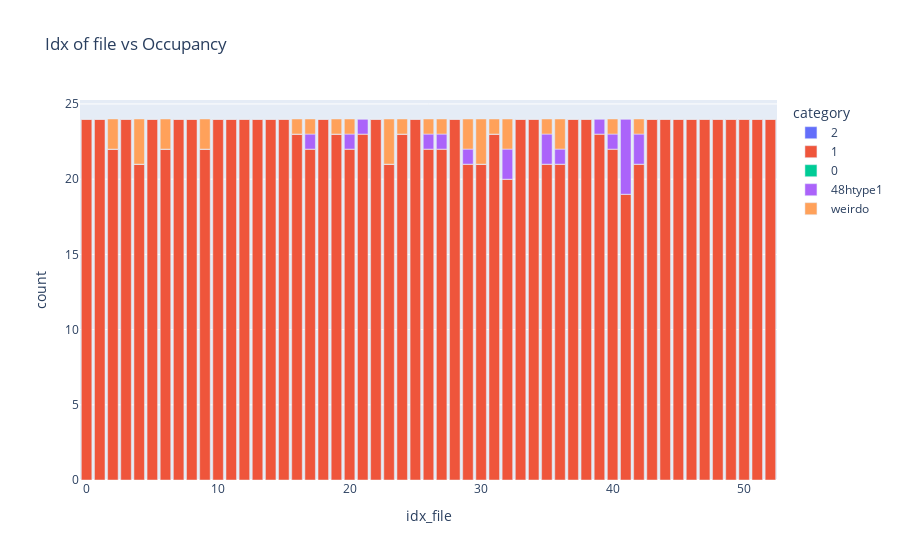

Here is the notebook cell this chart was saved with:
### Code cell
tuple_metainfo = get_tuple_metainfo(coor_structure_init_dict_expanded, litype, el = "Li")
file_loc_important_cols_sorted = file_loc_important_cols.sort_values("toten [eV]", ascending=True).reset_index()
get_occupancy(file_loc_important_cols_sorted, coor_structure_init_dict_expanded, tuple_metainfo, direc_restructure_destination, var_filename = "mapLi", el = "Li")
df = plot_occupancy(file_loc_important_cols_sorted)

### Figure 1 — Plotly figure (JSON) as saved in the notebook; plotly's stock layout.template omitted (floating-point values rounded to 4 significant figures)
{"data": [{"alignmentgroup": "True", "hovertemplate": "category=2<br>idx_file=%{x}<br>count=%{y}<extra></extra>", "legendgroup": "2", "marker": {"color": "#636efa", "pattern": {"shape": ""}}, "name": "2", "offsetgroup": "2", "orientation": "v", "showlegend": true, "textposition": "auto", "type": "bar", "x": [0, 1, 2, 3, 4, 5, 6, 7, 8, 9, 10, 11, 12, 13, 14, 15, 16, 17, 18, 19, 20, 21, 22, 23, 24, 25, 26, 27, 28, 29, 30, 31, 32, 33, 34, 35, 36, 37, 38, 39, 40, 41, 42, 43, 44, 45, 46, 47, 48, 49, 50, 51, 52], "xaxis": "x", "y": [0, 0, 0, 0, 0, 0, 0, 0, 0, 0, 0, 0, 0, 0, 0, 0, 0, 0, 0, 0, 0, 0, 0, 0, 0, 0, 0, 0, 0, 0, 0, 0, 0, 0, 0, 0, 0, 0, 0, 0, 0, 0, 0, 0, 0, 0, 0, 0, 0, 0, 0, 0, 0], "yaxis": "y"}, {"alignmentgroup": "True", "hovertemplate": "category=1<br>idx_file=%{x}<br>count=%{y}<extra></extra>", "legendgroup": "1", "marker": {"color": "#EF553B", "pattern": {"shape": ""}}, "name": "1", "offsetgroup": "1", "orientation": "v", "showlegend": true, "textposition": "auto", "type": "bar", "x": [0, 1, 2, 3, 4, 5, 6, 7, 8, 9, 10, 11, 12, 13, 14, 15, 16, 17, 18, 19, 20, 21, 22, 23, 24, 25, 26, 27, 28, 29, 30, 31, 32, 33, 34, 35, 36, 37, 38, 39, 40, 41, 42, 43, 44, 45, 46, 47, 48, 49, 50, 51, 52], "xaxis": "x", "y": [24, 24, 22, 24, 21, 24, 22, 24, 24, 22, 24, 24, 24, 24, 24, 24, 23, 22, 24, 23, 22, 23, 24, 21, 23, 24, 22, 22, 24, 21, 21, 23, 20, 24, 24, 21, 21, 24, 24, 23, 22, 19, 21, 24, 24, 24, 24, 24, 24, 24, 24, 24, 24], "yaxis": "y"}, {"alignmentgroup": "True", "hovertemplate": "category=0<br>idx_file=%{x}<br>count=%{y}<extra></extra>", "legendgroup": "0", "marker": {"color": "#00cc96", "pattern": {"shape": ""}}, "name": "0", "offsetgroup": "0", "orientation": "v", "showlegend": true, "textposition": "auto", "type": "bar", "x": [0, 1, 2, 3, 4, 5, 6, 7, 8, 9, 10, 11, 12, 13, 14, 15, 16, 17, 18, 19, 20, 21, 22, 23, 24, 25, 26, 27, 28, 29, 30, 31, 32, 33, 34, 35, 36, 37, 38, 39, 40, 41, 42, 43, 44, 45, 46, 47, 48, 49, 50, 51, 52], "xaxis": "x", "y": [0, 0, 0, 0, 0, 0, 0, 0, 0, 0, 0, 0, 0, 0, 0, 0, 0, 0, 0, 0, 0, 0, 0, 0, 0, 0, 0, 0, 0, 0, 0, 0, 0, 0, 0, 0, 0, 0, 0, 0, 0, 0, 0, 0, 0, 0, 0, 0, 0, 0, 0, 0, 0], "yaxis": "y"}, {"alignmentgroup": "True", "hovertemplate": "category=48htype1<br>idx_file=%{x}<br>count=%{y}<extra></extra>", "legendgroup": "48htype1", "marker": {"color": "#ab63fa", "pattern": {"shape": ""}}, "name": "48htype1", "offsetgroup": "48htype1", "orientation": "v", "showlegend": true, "textposition": "auto", "type": "bar", "x": [0, 1, 2, 3, 4, 5, 6, 7, 8, 9, 10, 11, 12, 13, 14, 15, 16, 17, 18, 19, 20, 21, 22, 23, 24, 25, 26, 27, 28, 29, 30, 31, 32, 33, 34, 35, 36, 37, 38, 39, 40, 41, 42, 43, 44, 45, 46, 47, 48, 49, 50, 51, 52], "xaxis": "x", "y": [0, 0, 0, 0, 0, 0, 0, 0, 0, 0, 0, 0, 0, 0, 0, 0, 0, 1, 0, 0, 1, 1, 0, 0, 0, 0, 1, 1, 0, 1, 0, 0, 2, 0, 0, 2, 1, 0, 0, 1, 1, 5, 2, 0, 0, 0, 0, 0, 0, 0, 0, 0, 0], "yaxis": "y"}, {"alignmentgroup": "True", "hovertemplate": "category=weirdo<br>idx_file=%{x}<br>count=%{y}<extra></extra>", "legendgroup": "weirdo", "marker": {"color": "#FFA15A", "pattern": {"shape": ""}}, "name": "weirdo", "offsetgroup": "weirdo", "orientation": "v", "showlegend": true, "textposition": "auto", "type": "bar", "x": [0, 1, 2, 3, 4, 5, 6, 7, 8, 9, 10, 11, 12, 13, 14, 15, 16, 17, 18, 19, 20, 21, 22, 23, 24, 25, 26, 27, 28, 29, 30, 31, 32, 33, 34, 35, 36, 37, 38, 39, 40, 41, 42, 43, 44, 45, 46, 47, 48, 49, 50, 51, 52], "xaxis": "x", "y": [0, 0, 2, 0, 3, 0, 2, 0, 0, 2, 0, 0, 0, 0, 0, 0, 1, 1, 0, 1, 1, 0, 0, 3, 1, 0, 1, 1, 0, 2, 3, 1, 2, 0, 0, 1, 2, 0, 0, 0, 1, 0, 1, 0, 0, 0, 0, 0, 0, 0, 0, 0, 0], "yaxis": "y"}], "layout": {"barmode": "relative", "legend": {"title": {"text": "category"}, "tracegroupgap": 0}, "title": {"text": "Idx of file vs Occupancy"}, "xaxis": {"anchor": "y", "domain": [0, 1], "title": {"text": "idx_file"}}, "yaxis": {"anchor": "x", "domain": [0, 1], "title": {"text": "count"}}}}
